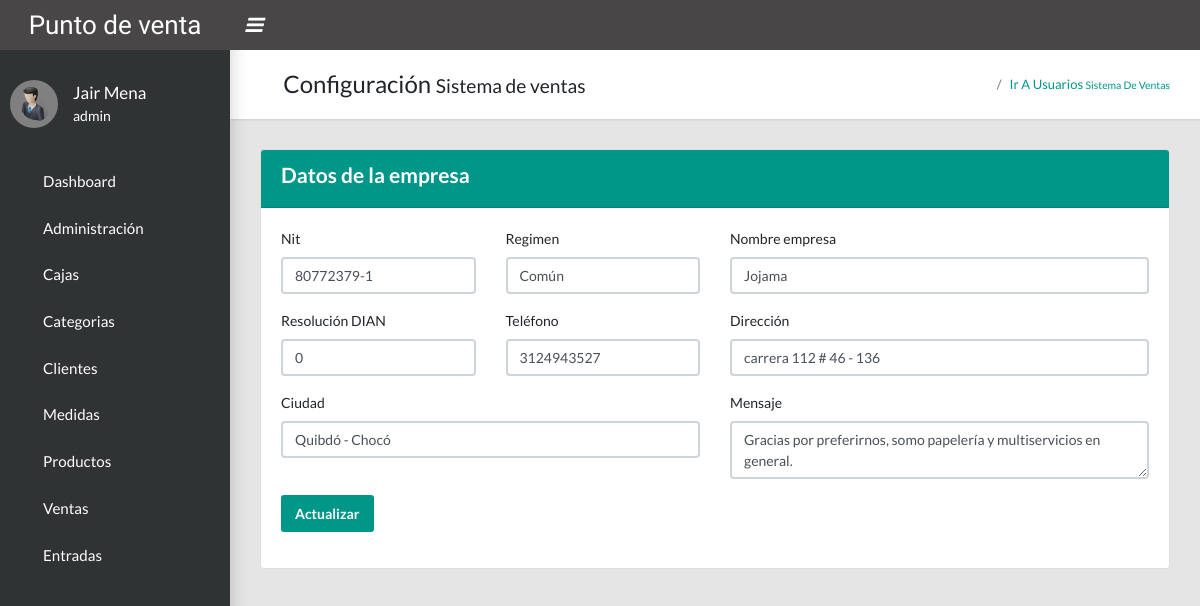
Page /configuracion (signed in) on the committed database.
### tables this page shows
CREATE TABLE `configuracion` (
  `id` int NOT NULL,
  `nit` varchar(20) NOT NULL,
  `regimen` varchar(100) NOT NULL,
  `resolucion` int NOT NULL,
  `nombre` varchar(200) NOT NULL,
  `telefono` varchar(15) NOT NULL,
  `direccion` varchar(200) NOT NULL,
  `ciudad` varchar(50) NOT NULL,
  `mensaje` varchar(200) NOT NULL
);

### Config/App/Controller.php (called while the page is built, shortened)
<?php
class Controller{
    public function cargarModel(){
        $model = get_class($this)."Model";
        $ruta = "Models/".$model.".php";
    }
}
?>

### Config/App/Conexion.php (called while the page is built)
<?php
class Conexion{
    private $conect;
    public function __construct(){
        $pdo = "mysql:host=".host.";dbname=".db.";.charset.";
        try {
            $this->conect = new PDO($pdo, user, pass);
            $this->conect->setAttribute(PDO::ATTR_ERRMODE, PDO::ERRMODE_EXCEPTION);
        } catch (PDOException $e) {
           echo "Error con la conexiÓn".$e->getMessage();
        }
    }
    public function conect(){
        return $this->conect;
    }
}
?>

### Config/App/Query.php (called while the page is built, shortened)
<?php
class Query extends Conexion{
  private $pdo, $con, $sql, $datos;
  public function __construct(){
    $this->pdo = new Conexion();
    $this->con = $this->pdo->conect();
  }
  public function select(string $sql){
    $this->sql = $sql;
    $result = $this->con->prepare($this->sql);
    $result->execute();
    $data = $result->fetch(PDO::FETCH_ASSOC);
    return $data;
  }
}
?>

### Config/App/Views.php (called while the page is built)
<?PHP
class Views{
    public function getView($controlador, $vista, $data = "")
    {
        $controlador = get_class($controlador);
        if($controlador == "Home"){
            $vista = "Views/".$vista.".php";
        }else{
            $vista = "Views/".$controlador."/".$vista.".php";
        }
        require $vista;
    }
}
?>

### Models/ConfiguracionModel.php (called while the page is built, shortened)
<?php
class ConfiguracionModel extends Query {
    public function getEmpresa() {
        $sql = 'SELECT * FROM configuracion';
        $data = $this->select( $sql );
        return $data;
    }
}
?>

### Views/Configuracion/configuracion.php (the view, shortened to what this page needs)
<?php
include 'Views/Templates/header_admin.php';
include 'Views/Templates/nav_admin.php';
include 'Views/Templates/body.php';
?>
<main class='app-content'>
    <div class='app-title'>
        <div>
            <h1><i class='fas fa-box'></i> Configuración <small>Sistema de ventas</small>
            </h1>
        </div>
        <ul class='app-breadcrumb breadcrumb'>
            <li class='breadcrumb-item'><i class='fa fa-home fa-lg'></i></li>
            <li class='breadcrumb-item'><a href='<?php echo base_url; ?>usuarios'>Ir a usuarios
                    <small>Sistema de ventas</small></a></li>
        </ul>
    </div>
    <div class="card">
        <div class="card-header bg-primary text-white">
            <h4>Datos de la empresa</h4>
        </div>
        <div class="card-body">
            <form id="frmEmpresa" method="post">
                <div class="row">
                    <div class="col-md-3">
                        <div class="form-group">
                            <label for="nit">Nit</label>
                            <input type="text" name="nit" id="nit" class="form-control" placeholder="Nit empresa"
                                aria-describedby="helpId" value="<?php echo $data['nit'] ?>">
                        </div>
                    </div>
                    <div class="col-md-3">
                        <div class="form-group">
                            <label for="regimen">Regimen</label>
                            <input type="text" name="regimen" id="regimen" class="form-control valid validText" placeholder="Regimen de la empresa"
                                aria-describedby="helpId" value="<?php echo $data['regimen'] ?>">
                        </div>
                    </div>
                    <div class="col-md-6">
                        <div class="form-group">
                            <label for="nombre">Nombre empresa</label>
                            <input type="text" name="nombre" id="nombre" class="form-control valid validText"
                                placeholder="Nombre empresa" aria-describedby="helpId"
                                value="<?php echo $data['nombre'] ?>">
                        </div>
                    </div>
                    <div class="col-md-3">
                        <div class="form-group">
                            <label for="resolucion">Resolución DIAN</label>
                            <input type="text" name="resolucion" id="resolucion" class="form-control valid validNumber"
                                placeholder="Resolución DIAN" aria-describedby="helpId"
                                value="<?php echo $data['resolucion'] ?>">
                        </div>
                    </div>
                    <div class="col-md-3">
                        <div class="form-group">
                            <label for="telefono">Teléfono</label>
                            <input type="text" name="telefono" id="telefono" class="form-control valid validNumber"
                                placeholder="Teléfono empresa" aria-describedby="helpId"
                                value="<?php echo $data['telefono'] ?>">
                        </div>
                    </div>
                    <div class="col-md-6">
                        <div class="form-group">
                            <label for="direccion">Dirección</label>
                            <input type="text" name="direccion" id="direccion" class="form-control "
                                placeholder="Dirección de empresa" aria-describedby="helpId"
                                value="<?php echo $data['direccion'] ?>">
                        </div>
                    </div>
                    <div class="col-md-6">
                        <div class="form-group">
                            <label for="ciudad">Ciudad</label>
                            <input type="text" name="ciudad" id="ciudad" class="form-control"
                                placeholder="Ciudad empresa" aria-describedby="helpId"
                                value="<?php echo $data['ciudad'] ?>">
                        </div>
                    </div>
                    <div class="col-md-6">
                        <div class="form-group">
                            <label for="mensaje">Mensaje</label>
                            <textarea name="mensaje" id="mensaje" class="form-control"
                                placeholder="Mensaje a mostrar en factura" 0
                                aria-describedby="helpId"><?php echo $data['mensaje'] ?></textarea>
                        </div>
                    </div>
                </div>
                <div class="form-group">
                    <button type='button' class='btn btn-primary' onclick="actualizarEmpresa(event)">Actualizar</button>
                </div>
            </form>
        </div>
    </div>
</main>
<?php include 'Views/Templates/footer_admin.php';
?>

### index.php (shortened to what this page needs)
<?php
  $ruta = !empty($_GET['url']) ? $_GET['url'] : "Home/index";
  $array = explode("/", $ruta);
  $controller = $array[0];
  $metodo = "index";
  $parametro = "";
 $dirControllers = "Controllers/".$controller.".php";
 if(file_exists($dirControllers)){
    $controller = new $controller();
    if(method_exists($controller, $metodo)){
        $controller->$metodo($parametro);
    }else{
        header('location:'.base_url.'Errors');
    }
 }else{
  header('location:'.base_url.'Errors');
 }
?>

### Controllers/Configuracion.php (shortened to what this page needs)
<?php
class Configuracion extends Controller {
    public function index() {
        $id_user = $_SESSION[ 'id_usuario' ];
        $verificar = $this->model->verificarPermisos( $id_user, 'configuracion' );
        if ( !empty( $verificar ) || $id_user == 1 ) {
            $data = $this->model->getEmpresa();
            $this->views->getView( $this, 'configuracion', $data );
        } else {
            header( 'location:'.base_url.'Errors/permisos' );
        }
    }
}
?>

### Views/Templates/header_admin.php (shortened to what this page needs)
<!DOCTYPE html>
<html lang="en">
  <head>
    <link rel="stylesheet" type="text/css" href="<?php echo base_url; ?>Assets/Admin/css/main.css">
    <link rel="stylesheet" type="text/css" href="<?php echo base_url; ?>Assets/Admin/css/bootstrap-select.min.css">
    <link rel="stylesheet" type="text/css" href="<?php echo base_url; ?>Assets/Admin/js/datepicker/jquery-ui.min.css">
    <link rel="stylesheet" type="text/css" href="<?php echo base_url; ?>Assets/Admin/css/stylereal.css">
    <link rel="stylesheet" type="text/css" href="https://maxcdn.bootstrapcdn.com/font-awesome/4.7.0/css/font-awesome.min.css">
    <link rel="stylesheet" href="<?php echo base_url; ?>Assets/libreria/sweetalert2/dist/sweetalert2.min.css">
    </head>

### Views/Templates/nav_admin.php (shortened to what this page needs)
<aside class="app-sidebar">
  <div class="app-sidebar__user"><img class="app-sidebar__user-avatar" src="<?php echo base_url; ?>Assets/Admin/images/admin.png" alt="User Image">
    <div>
      <?php if(!empty($_SESSION['nombre']) || !empty($_SESSION['usuario'])){ ?>
      <p class="app-sidebar__user-name"><?= $_SESSION['nombre']?></p>
      <p class="app-sidebar__user-designation"><?= $_SESSION['usuario'];?></p>
      <?php }; ?>
    </div>
  </div>
  <ul class="app-menu">
     <li>
      <a class="app-menu__item" href="<?php echo base_url; ?>configuracion/dashboard">
      <i class="app-menu__icon fa fa-dashboard"></i>
        <span class="app-menu__label">Dashboard</span>
      </a>
    </li>
    <li class="treeview">
      <a class="app-menu__item" href="#" data-toggle="treeview">
      <i class="app-menu__icon fa fa-tools" aria-hidden="true"></i>
        <span class="app-menu__label"> Administración</span>
          <i class="treeview-indicator fa fa-angle-right"></i>
      </a>
    </li>
    <li>
        <a class="app-menu__item"href="<?php echo base_url; ?>cajas">
        <i class="app-menu__icon fa fa-archive" aria-hidden="true"></i>
        <span class="app-menu__label">Cajas</span></a>
    </li>
    <li>
        <a class="app-menu__item"href="<?php echo base_url; ?>categorias">
        <span class="app-menu__label">Categorias</span></a>
    </li>
     <li>
        <a class="app-menu__item"href="<?php echo base_url; ?>clientes">
        <i class="app-menu__icon fa fa-users" aria-hidden="true"></i>
        <span class="app-menu__label"> Clientes</span></a>
    </li>
    <li>
        <a class="app-menu__item"href="<?php echo base_url; ?>medidas">
        <i class="app-menu__icon fa fa-balance-scale-left" aria-hidden="true"></i>
        <span class="app-menu__label"> Medidas</span></a>
    </li>
    <li>
        <a class="app-menu__item"href="<?php echo base_url; ?>productos">
        <i class="app-menu__icon fa fa-product-hunt" aria-hidden="true"></i>
        <span class="app-menu__label">Productos</span></a>
    </li>
     <li class="treeview">
      <a class="app-menu__item" href="#" data-toggle="treeview">
          <i class="app-menu__icon fa fa-shopping-cart" aria-hidden="true"></i>
          <span class="app-menu__label">Ventas</span>
          <i class="treeview-indicator fa fa-angle-right"></i>
      </a>
    </li>
    <li class="treeview">
      <a class="app-menu__item" href="#" data-toggle="treeview">
          <i class="app-menu__icon fa fa-bus" aria-hidden="true"></i>
          <span class="app-menu__label">Entradas</span>
          <i class="treeview-indicator fa fa-angle-right"></i>
      </a>
    </li>
  </ul>
</aside>

### Views/Templates/body.php (shortened to what this page needs)
<body class="app sidebar-mini">
 <header class="app-header"><a class="app-header__logo" href="<?php echo base_url; ?>dashboard">Punto de venta</a>
   <a class="app-sidebar__toggle" href="" data-toggle="sidebar" aria-label="Hide Sidebar"><i class="fad fa-bars"></i></a>
   <ul class="app-nav">
     <li class="dropdown"><a class="app-nav__item" href="#" data-toggle="dropdown" aria-label="Open Profile Menu"><i class="fa fa-user fa-lg"></i></a>
     </li>
   </ul>
 </header>

### Views/Templates/footer_admin.php (shortened to what this page needs)
</body>
</html>

### Assets/Admin/css/stylereal.css (style rules this page uses)
.app-sidebar__user-avatar { width: 48px; background: gray; padding: 6px; }
.app-sidebar__toggle { display: -webkit-flex; display: -moz-flex; display: -ms-flex; display: -o-flex; display: flex; justify-content: center; align-items: center; font-size: 15pt; }
.app-sidebar__toggle::before { display: none; }

### rows in the picture
configuracion: nit "80772379-1", regimen "Común", nombre "Jojama", resolucion "0", telefono "3124943527", direccion "carrera 112 # 46 - 136", ciudad "Quibdó - Chocó", mensaje "Gracias por preferirnos, somo papelería y multiservicios en general."

### other values in the picture
$_SESSION['nombre'] "Jair Mena"
$_SESSION['usuario'] "admin"
